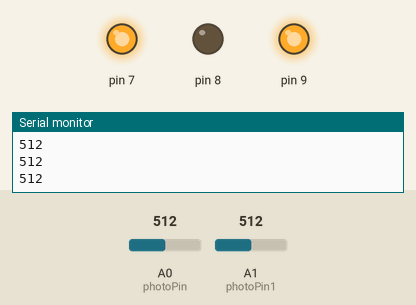
The sketch below on a simulated Arduino Uno, built with avr-gcc and run on an emulated ATmega328P. On the bench: output pins drawn as LEDs (lit = HIGH), the last lines printed to the serial monitor. The inputs (shaded band) are chosen by the test bench; at power-on: A1 (photoPin1) = 512, A0 (photoPin) = 512.

Above: at 1.2 s.
1.3 s: A1 (photoPin1) set to 109
3.2 s: A1 (photoPin1) set to 94
At 3.6 s:
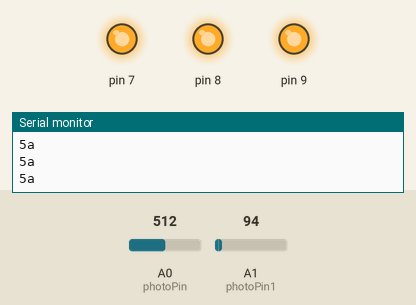
Timing chart, 0 to 6.2 s (numbered marks = the images above; inputs shaded):
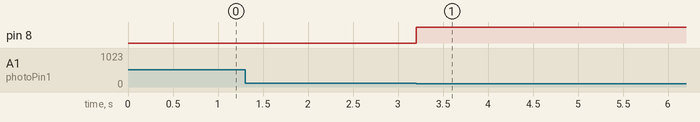

The sketch:

light_sensor_to_charge.ino
```cpp
int photoPin = A0;
int photoPin1 = A1;

void setup() {
  // put your setup code here, to run once:
  pinMode(8, OUTPUT);
  digitalWrite(8, LOW);
  pinMode(9, OUTPUT);
  digitalWrite(9, HIGH);
  pinMode(7, OUTPUT);
  digitalWrite(7, HIGH);

  Serial.begin(9600);

}

void loop() {
  // put your main code here, to run repeatedly:
  int lightRaw = analogRead(photoPin);
  int light = map(lightRaw, 1023, 0, 10, 0);
  int lightRaw1 = analogRead(photoPin1);
  int light1 = map(lightRaw1, 1023, 0, 10, 0);

  int light_level = analogRead(photoPin);
  int light_level1 = analogRead(photoPin1);

  if (light > 1 && light1 > 1) {
    digitalWrite(8, LOW);
  }

  else {
    digitalWrite(8, HIGH);
  }

  Serial.println(light_level, light_level1);
}
```

Measured:
- the behaviour switches between 103 and 102 on A1 (photoPin1) (found by bisection; images 0 and 1)
- after the input at 3.2 s, pin 8: LOW → HIGH at once
